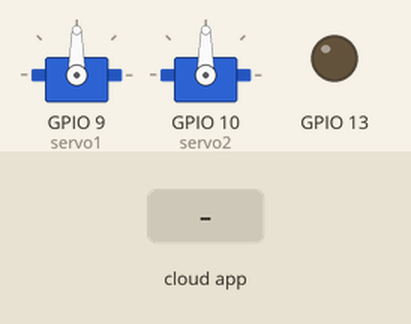
Simulated run of this sketch. Board: ESP8266 (NodeMCU). On the bench: 2 × servo, output pins drawn as LEDs (lit = HIGH). The test bench sets the inputs (shaded band). The ROS host is connected and sends only what is stated.

Above: at 1.2 s.
1.3 s: the phone or cloud app sets servo1 to 0
At 1.7 s:
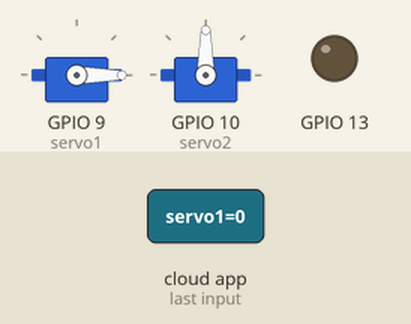
2.8 s: the phone or cloud app sets servo2 to 0
At 4.0 s:
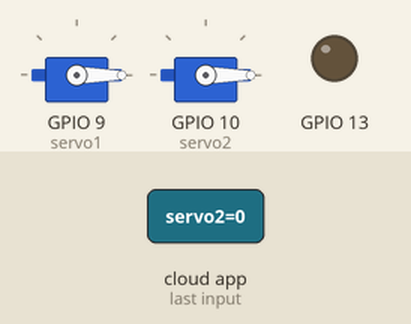
4.3 s: the phone or cloud app sets servo1 to 45
At 5.2 s:
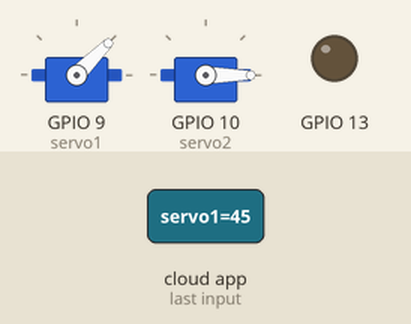
5.8 s: the phone or cloud app sets servo2 to 45
At 6.3 s:
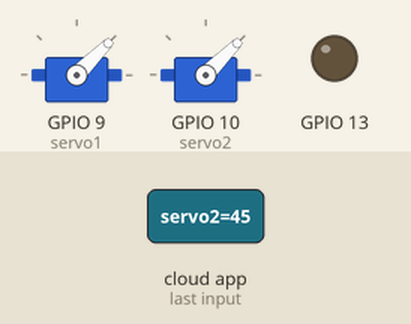
7.3 s: the phone or cloud app sets servo1 to 180
At 8.5 s:
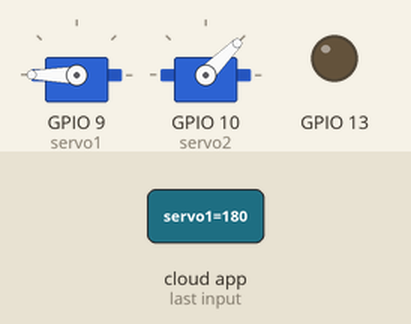
8.8 s: the phone or cloud app sets servo2 to 180
At 9.8 s:
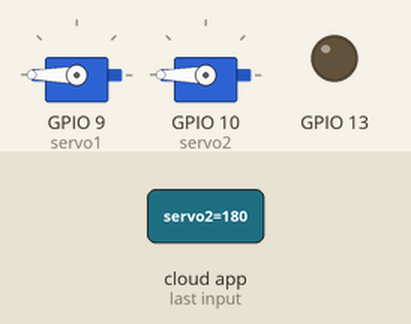
Timing chart, 0 to 11.3 s (numbered marks = the images above; inputs shaded):
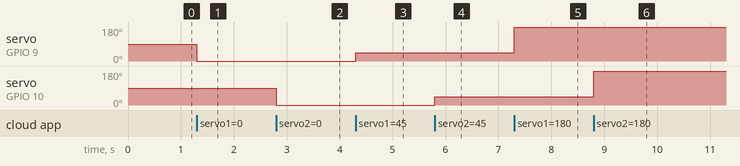

Measured:
- after the input at 1.3 s, servo on GPIO 9 (servo1): 90° → 0° at once
- after the input at 2.8 s, servo on GPIO 10 (servo2): 90° → 0° at once
- after the input at 4.3 s, servo on GPIO 9 (servo1): 0° → 45° at once
- after the input at 5.8 s, servo on GPIO 10 (servo2): 0° → 45° at once
- after the input at 7.3 s, servo on GPIO 9 (servo1): 45° → 180° at once
- after the input at 8.8 s, servo on GPIO 10 (servo2): 45° → 180° at once

The sketch:

arduino.ino
```cpp
/*
 * rosserial Servo Control Example
 *
 * This sketch demonstrates the control of hobby R/C servos
 * using ROS and the arduiono
 *
 * For the full tutorial write up, visit
 * www.ros.org/wiki/rosserial_arduino_demos
 *
 * For more information on the Arduino Servo Library
 * Checkout :
 * http://www.arduino.cc/en/Reference/Servo
 */

#if (ARDUINO >= 100)
 #include <Arduino.h>
#else
 #include <WProgram.h>
#endif

#include <Servo.h>
#include <ros.h>
#include <std_msgs/UInt16.h>

ros::NodeHandle  nh;

Servo servo1, servo2;
int last_value1 = 90;
int last_value2 = 90;

void servo_cb1( const std_msgs::UInt16& cmd_msg){
  if(cmd_msg.data == 90)
  {

     servo1.write(last_value1);
  }
  else
  {
    servo1.write(cmd_msg.data);
    last_value1 = cmd_msg.data;
  }
  //set servo angle, should be from 0-180
  //Serial.print(cmd_msg.data);
  //digitalWrite(13, HIGH-digitalRead(13));  //toggle led
}
void servo_cb2( const std_msgs::UInt16& cmd_msg){
  if(cmd_msg.data == 90)
  {
     servo2.write(last_value2);
  }
  else
  {
    servo2.write(cmd_msg.data);
    last_value2 = cmd_msg.data;
  }
  //Serial.print("       ");
  //Serial.println(cmd_msg.data);
  //digitalWrite(13, HIGH-digitalRead(13));  //toggle led
}


ros::Subscriber<std_msgs::UInt16> sub1("servo1", servo_cb1);

ros::Subscriber<std_msgs::UInt16> sub2("servo2", servo_cb2);

void setup(){
  pinMode(13, OUTPUT);

  //Serial.begin(9600);
  nh.initNode();
  nh.subscribe(sub1);
  nh.subscribe(sub2);

  servo1.attach(9); //attach it to pin 9
  servo2.attach(10); //attach it to pin 10
}

void loop(){
  nh.spinOnce();
  delay(1);
}
```
